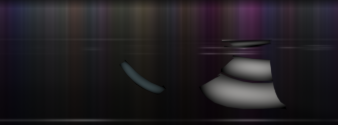
#> input picture plugins/TheAntiparticle/resources/glass/glass_lit.png, 338 x 125 px
$ python ui_zoom.py ../plugins/TheAntiparticle/resources/glass/glass_lit.png ../plugins/TheAntiparticle/resources/glass/glass_off.png out.png 1.0
#> lines starting #> are read from the running program, lines starting #| are printed output that depends on the picture
"""Side-by-side zooms (reference | ours) of named regions of two 200 % screenshots:
   python tools/ui_zoom.py reference.png ours.png out.png [zoom]"""
import sys
from PIL import Image, ImageDraw

REGIONS = {  # 200 % pixel boxes
    'logo + preset': (0, 0, 470, 60), 'arrows + save': (740, 0, 940, 60), 'sidechain': (990, 0, 1300, 60),
    'ui scale + gear': (1480, 0, 1776, 60), 'input meter': (0, 60, 180, 280), 'eq': (180, 60, 354, 530),
    'gr top': (1118, 60, 1424, 290), 'gr bottom': (1118, 290, 1424, 530), 'limiter': (1422, 60, 1598, 280),
    'output': (1596, 60, 1776, 280), 'plate left': (0, 528, 360, 719), 'plate right': (1120, 528, 1776, 719),
    'letters': (340, 680, 1130, 719)}
ref, our = Image.open(sys.argv[1]).convert('RGB'), Image.open(sys.argv[2]).convert('RGB')
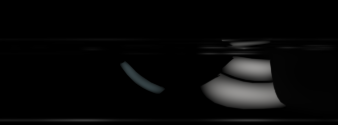
#> input picture plugins/TheAntiparticle/resources/glass/glass_off.png, 338 x 125 px
#> ref is the input picture: PIL image 338x125 RGB; mean R, G, B 34.1, 30.5, 34.5
#> our is the input picture: PIL image 338x125 RGB; mean R, G, B 8.4, 8.5, 8.4
z = float(sys.argv[4]) if len(sys.argv) > 4 else 2.0
tiles = []
for name, box in REGIONS.items():
    w, h = box[2] - box[0], box[3] - box[1]
    t = Image.new('RGB', (int(2 * w * z) + 12, int(h * z) + 18), (60, 0, 0))
    t.paste(ref.crop(box).resize((int(w * z), int(h * z)), Image.NEAREST), (0, 18))
    t.paste(our.crop(box).resize((int(w * z), int(h * z)), Image.NEAREST), (int(w * z) + 12, 18))
    ImageDraw.Draw(t).text((4, 3), name + '   (reference | ours)', fill=(255, 255, 0))
    tiles.append(t)
#> this loop made 13 passes
#> pass 1, `t = Image.new('RGB', (int(2 * w * z) + 12, int(h * z) + 18), (60, 0, 0))`:
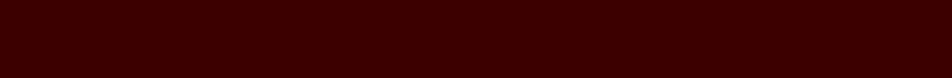
#> t: PIL image 952x78 RGB; mean R, G, B 60, 0, 0
#> pass 2, `t = Image.new('RGB', (int(2 * w * z) + 12, int(h * z) + 18), (60, 0, 0))`:
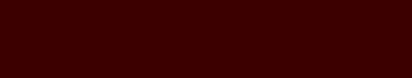
#> t: PIL image 412x78 RGB; mean R, G, B 60, 0, 0
#> pass 3, `t = Image.new('RGB', (int(2 * w * z) + 12, int(h * z) + 18), (60, 0, 0))`:
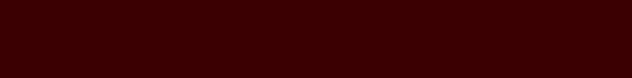
#> t: PIL image 632x78 RGB; mean R, G, B 60, 0, 0
#> after the loop:
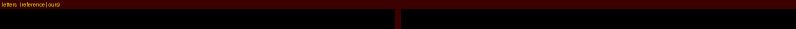
#> t: PIL image 1592x57 RGB (shown at 1/2 size); mean R, G, B 19.8, 0.7, 0
#> after the loop, tiles = 13 items
W = max(t.width for t in tiles); H = sum(t.height for t in tiles)
#> after `W = max((t.width for t in tiles))`: W = 1592
#> after `H = sum((t.height for t in tiles))`: H = 2495
out = Image.new('RGB', (W, H)); y = 0
#> after `out = Image.new('RGB', (W, H))`: out: PIL image 1592x2495 RGB; every value is 0
for t in tiles: out.paste(t, (0, y)); y += t.height
#> this loop made 13 passes
#> y on passes 1 to 12: 78, 156, 234, 312, 550, 1038, 1286, 1544, 1782, 2020, 2229, 2438
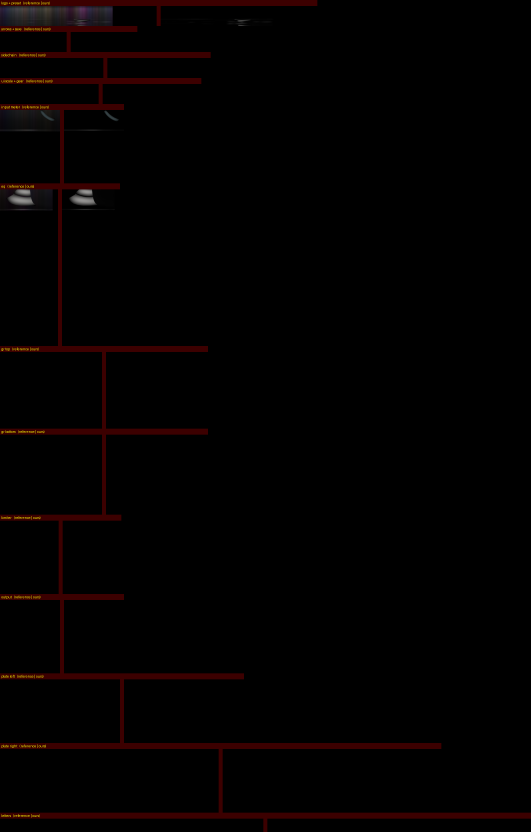
#> out: PIL image 1592x2495 RGB (shown at 1/3 size); mean R, G, B 3.5, 0.6, 0.5
#> after the loop, y = 2495
out.save(sys.argv[3])
